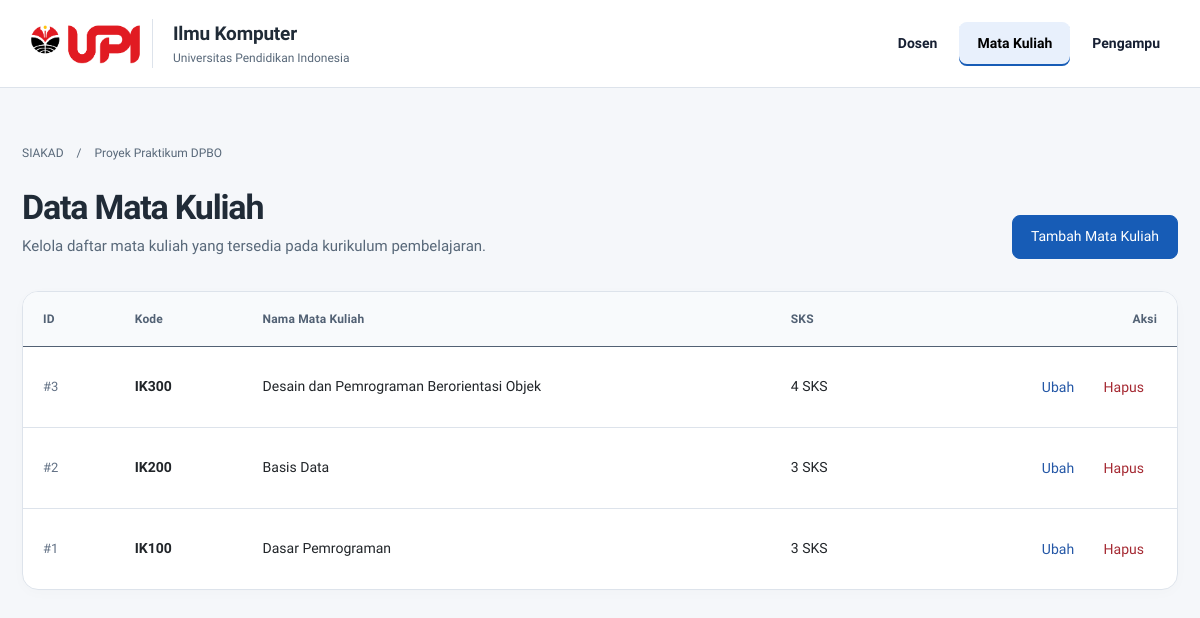
Page /index.php?route=courses on the committed database.
### tables this page shows
CREATE TABLE IF NOT EXISTS `courses` (
  `id` INT UNSIGNED AUTO_INCREMENT PRIMARY KEY,
  `code` VARCHAR(20) NOT NULL UNIQUE,
  `name` VARCHAR(100) NOT NULL,
  `credits` TINYINT UNSIGNED NOT NULL
);

### controllers/Controller.php (called while the page is built, shortened)
<?php
abstract class Controller
{
    protected function view(string $name, array $data = []): void
    {
        extract($data);
        require __DIR__ . '/../views/layout/header.php';
        require __DIR__ . '/../views/' . $name . '.php';
        require __DIR__ . '/../views/layout/footer.php';
    }
}

### controllers/CourseController.php (called while the page is built, shortened)
<?php
require_once __DIR__ . '/Controller.php';
class CourseController extends Controller
{
    private Course $course;
    public function __construct()
    {
        $this->course = new Course();
    }
    public function index(): void
    {
        $this->view('courses/index', [
            'courses' => $this->course->all(),
        ]);
    }
}

### public/index.php (called while the page is built, shortened)
<?php
require_once __DIR__ . '/../controllers/CourseController.php';
$route = (string)($_GET['route'] ?? 'lecturers');
$action = (string)($_GET['action'] ?? 'index');
try {
    $controller = new $controllerClass();
    $controller->$action();
} catch (mysqli_sql_exception $error) {
    http_response_code(500);
    $errorCode = $error->getCode();
    $message = in_array($errorCode, [1062, 1452], true)
        ? 'Data duplikat atau data relasi yang dipilih tidak tersedia. Silakan periksa kembali isian Anda.'
        : 'Terjadi kendala pada koneksi basis data. Pastikan layanan MySQL aktif dan konfigurasi database sudah benar.';
    echo '<!doctype html><html lang="id"><head><meta charset="utf-8"><title>Terjadi Kendala</title><link href="assets/vendor/bootstrap.min.css" rel="stylesheet"><link href="assets/app.css" rel="stylesheet"></head><body class="p-4"><div class="container"><div class="alert alert-danger" role="alert"><h4 class="alert-heading">Kendala Sistem</h4><p>' . htmlspecialchars($message) . '</p><hr><a href="index.php?route=' . htmlspecialchars($route) . '" class="btn btn-primary">Kembali</a></div></div></body></html>';
} catch (Throwable $error) {
    http_response_code(500);
    echo '<!doctype html><html lang="id"><head><meta charset="utf-8"><title>Kesalahan Server</title><link href="assets/vendor/bootstrap.min.css" rel="stylesheet"><link href="assets/app.css" rel="stylesheet"></head><body class="p-4"><div class="container"><div class="alert alert-danger" role="alert"><h4 class="alert-heading">Kesalahan Server</h4><p>Terjadi kesalahan pada server saat memproses permintaan Anda.</p><hr><a href="index.php?route=' . htmlspecialchars($route) . '" class="btn btn-primary">Kembali</a></div></div></body></html>';
}

### models/Course.php (called while the page is built, shortened)
<?php
class Course
{
    private mysqli $db;
    public function __construct()
    {
        $this->db = Database::connection();
    }
    public function all(): mysqli_result
    {
        return $this->db->query('SELECT * FROM courses ORDER BY id DESC');
    }
}

### views/courses/index.php (the view, shortened to what this page needs)
<div class="page-heading d-flex justify-content-between align-items-end">
  <div>
    <h1>Data Mata Kuliah</h1>
    <p>Kelola daftar mata kuliah yang tersedia pada kurikulum pembelajaran.</p>
  </div>
  <a class="btn btn-primary" href="index.php?route=courses&action=create">Tambah Mata Kuliah</a>
</div>
<div class="content-panel">
  <div class="table-responsive">
    <table class="table table-hover">
      <thead>
        <tr>
          <th>ID</th>
          <th>Kode</th>
          <th>Nama Mata Kuliah</th>
          <th>SKS</th>
          <th class="text-end">Aksi</th>
        </tr>
      </thead>
      <tbody>
        <?php $hasRows = false; while ($row = $courses->fetch_assoc()): $hasRows = true; ?>
          <tr>
            <td class="record-id">#<?= htmlspecialchars((string)$row['id']) ?></td>
            <td><strong><?= htmlspecialchars($row['code']) ?></strong></td>
            <td><?= htmlspecialchars($row['name']) ?></td>
            <td><?= htmlspecialchars((string)$row['credits']) ?> SKS</td>
            <td class="text-end">
              <a class="btn btn-sm btn-edit" href="index.php?route=courses&action=edit&id=<?= htmlspecialchars((string)$row['id']) ?>">Ubah</a>
              <form method="post" action="index.php?route=courses&action=delete" class="d-inline" onsubmit="return confirm('Apakah Anda yakin ingin menghapus mata kuliah \'<?= addslashes(htmlspecialchars($row['name'])) ?>\'?\n\nPERINGATAN: Menghapus mata kuliah ini juga akan menghapus seluruh data penugasan pengampu terkait secara otomatis (CASCADE). Tindakan ini tidak dapat dibatalkan.');">
                <button type="submit" class="btn btn-sm btn-remove">Hapus</button>
              </form>
            </td>
          </tr>
        <?php endwhile; ?>
      </tbody>
    </table>
  </div>
</div>

### public/assets/app.css (style rules this page uses)
:root { --ink: #172033; --muted: #667085; --line: #e6e8ec; --surface: #ffffff; --canvas: #f7f8fa; --primary: #2457a6; --primary-hover: #1c478a; --danger: #bd3038; }
* { box-sizing: border-box; }
body { min-height: 100vh; color: var(--ink); background: var(--canvas); font-family: "Google Sans", system-ui, -apple-system, BlinkMacSystemFont, "Segoe UI", sans-serif; }
.page-heading { margin-bottom: 25px; }
.page-heading h1 { margin: 0 0 5px; font-size: 25px; font-weight: 730; letter-spacing: -.03em; }
.page-heading p { margin: 0; color: var(--muted); font-size: 14px; }
.content-panel { overflow: hidden; background: var(--surface); border: 1px solid var(--line); border-radius: 10px; box-shadow: 0 1px 2px rgba(16,24,40,.03); }
.content-panel .table { margin-bottom: 0; }
.table > :not(caption) > * > * { padding: 14px 16px; border-bottom-color: var(--line); vertical-align: middle; }
.table thead th { color: #536075; background: #f9fafb; border-bottom-width: 1px; font-size: 11px; font-weight: 750; letter-spacing: .06em; }
.table tbody tr:last-child td { border-bottom: 0; }
.record-id { color: #8791a2; font-size: 13px; }
.btn { border-radius: 7px; font-size: 13px; font-weight: 650; padding: 8px 12px; }
.btn-primary { background: var(--primary); border-color: var(--primary); }
.btn-edit { color: #2457a6; background: #eff5ff; border: 1px solid #d7e5fb; }
.btn-remove { color: var(--danger); background: #fff4f4; border: 1px solid #ffdada; }
:root { --ink: #202b37; --muted: #586879; --canvas: #f5f7fa; --primary: #175cb6; --primary-hover: #104a94; --line: #dde3eb; }
body { line-height: 1.55; }
.page-heading { gap: 24px; margin-bottom: 32px; }
.page-heading h1 { font-size: clamp(25px, 3vw, 34px); font-weight: 600; letter-spacing: -.035em; margin-bottom: 8px; }
.page-heading p { font-size: 15px; max-width: 58ch; }
.page-heading > .btn { flex-shrink: 0; }
.content-panel { border-radius: 16px; box-shadow: 0 3px 14px #17203305; }
.table { font-size: 14px; --bs-table-hover-bg: #f4f7fc; }
.table > :not(caption) > * > * { padding: 18px 20px; }
.table thead th { background: #f8fafc; font-size: 12px; font-weight: 600; letter-spacing: .015em; white-space: nowrap; color: #526174; }
.table td:nth-child(2) { font-weight: 500; }
.table td:last-child { white-space: nowrap; }
.record-id { color: #617084; font-variant-numeric: tabular-nums; }
.btn { min-height: 44px; display: inline-flex; align-items: center; justify-content: center; padding: 10px 18px; font-size: 14px; font-weight: 500; border-radius: 8px; }
.btn-edit, .btn-remove { padding: 8px 12px; background: transparent; border-color: transparent; }
.btn-remove { color: #a52932; }
@media (prefers-reduced-motion: no-preference) { .btn, .nav-link, .form-control, .form-select { transition: background-color 160ms ease, color 160ms ease, border-color 160ms ease, box-shadow 160ms ease, transform 160ms ease; } }

### rows in the picture
courses: id "3", code "IK300", name "Desain dan Pemrograman Berorientasi Objek", credits "4"
courses: id "2", code "IK200", name "Basis Data", credits "3"
courses: id "1", code "IK100", name "Dasar Pemrograman", credits "3"

### other values in the picture
$label "Dosen"
$label "Mata Kuliah"
$label "Pengampu"
